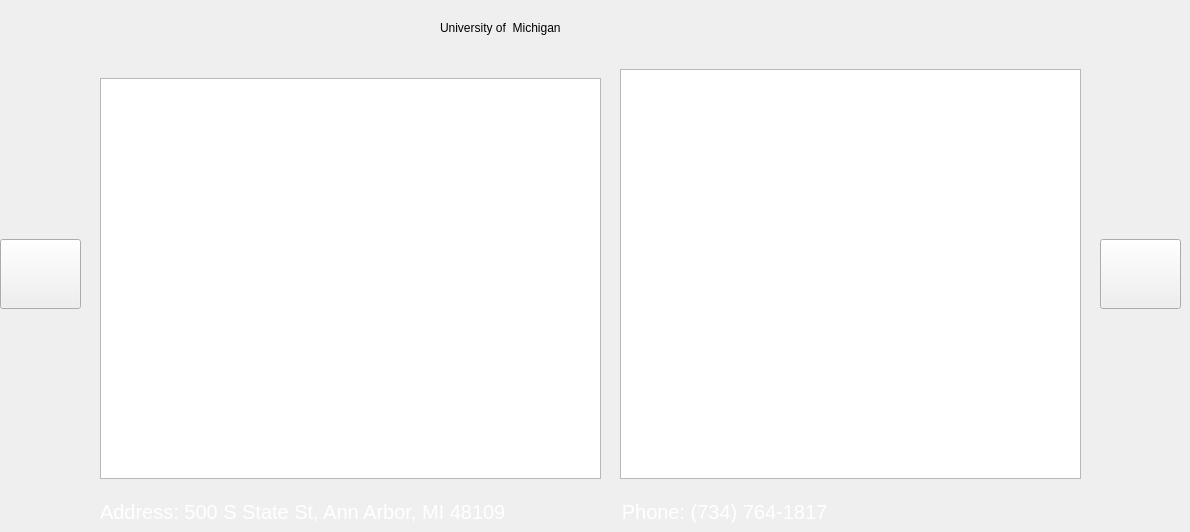
    <widget class="QWidget" name="page_9">
     <widget class="QPushButton" name="nextPage_10">
      <property name="geometry">
       <rect>
        <x>1100</x>
        <y>239</y>
        <width>81</width>
        <height>70</height>
       </rect>
      </property>
      <property name="styleSheet">
       <string notr="true">QPushButton {
	background-image: url('res/next-xx.png');
	background-size: 10px;    
    background-repeat: no-repeat;
    background-position: center center;
}</string>
      </property>
      <property name="text">
       <string/>
      </property>
     </widget>
     <widget class="QGraphicsView" name="michigan_map">
      <property name="geometry">
       <rect>
        <x>620</x>
        <y>69</y>
        <width>461</width>
        <height>410</height>
       </rect>
      </property>
      <property name="styleSheet">
       <string notr="true">QGraphicsView {
	background-image: url(&quot;res/michigan_map.jpg&quot;);
    background-repeat: no-repeat;
    background-position: center center;
    width: 100%;
	height: 100%;
}
</string>
      </property>
     </widget>
     <widget class="QPushButton" name="backPage_8">
      <property name="geometry">
       <rect>
        <x>0</x>
        <y>239</y>
        <width>81</width>
        <height>70</height>
       </rect>
      </property>
      <property name="styleSheet">
       <string notr="true">QPushButton {
	background-image: url('res/back-xx.png');
	background-size: 10px;    
    background-repeat: no-repeat;
    background-position: center center;
}</string>
      </property>
      <property name="text">
       <string/>
      </property>
     </widget>
     <widget class="QLabel" name="michigan_address">
      <property name="geometry">
       <rect>
        <x>100</x>
        <y>500</y>
        <width>881</width>
        <height>23</height>
       </rect>
      </property>
      <property name="styleSheet">
       <string notr="true">QLabel {
	color: white;
	font-size: 20px;
}</string>
      </property>
      <property name="text">
       <string>Address: 500 S State St, Ann Arbor, MI 48109                     Phone: (734) 764-1817</string>
      </property>
     </widget>
     <widget class="QGraphicsView" name="michigan_campus">
      <property name="geometry">
       <rect>
        <x>100</x>
        <y>78</y>
        <width>501</width>
        <height>401</height>
       </rect>
      </property>
      <property name="styleSheet">
       <string notr="true">QGraphicsView {
	background-image: url(&quot;res/michigan.jpg&quot;);
    background-repeat: no-repeat;
    background-position: center center;
    width: 100%;
	height: 100%;
}
</string>
      </property>
     </widget>
     <widget class="QLabel" name="michigan_title">
      <property name="geometry">
       <rect>
        <x>440</x>
        <y>10</y>
        <width>501</width>
        <height>35</height>
       </rect>
      </property>
      <property name="text">
       <string>University of  Michigan</string>
      </property>
     </widget>
    </widget>
